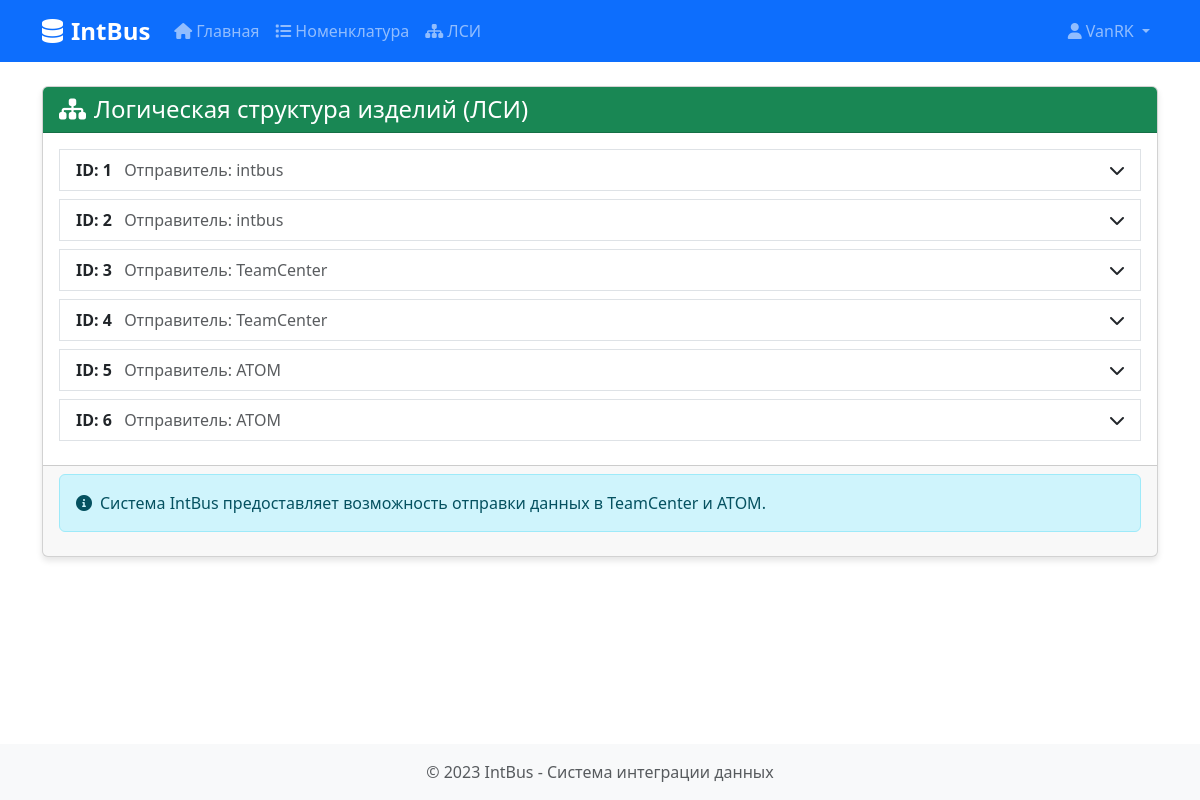
Page /lsi/ (signed in) on the earlier database version.
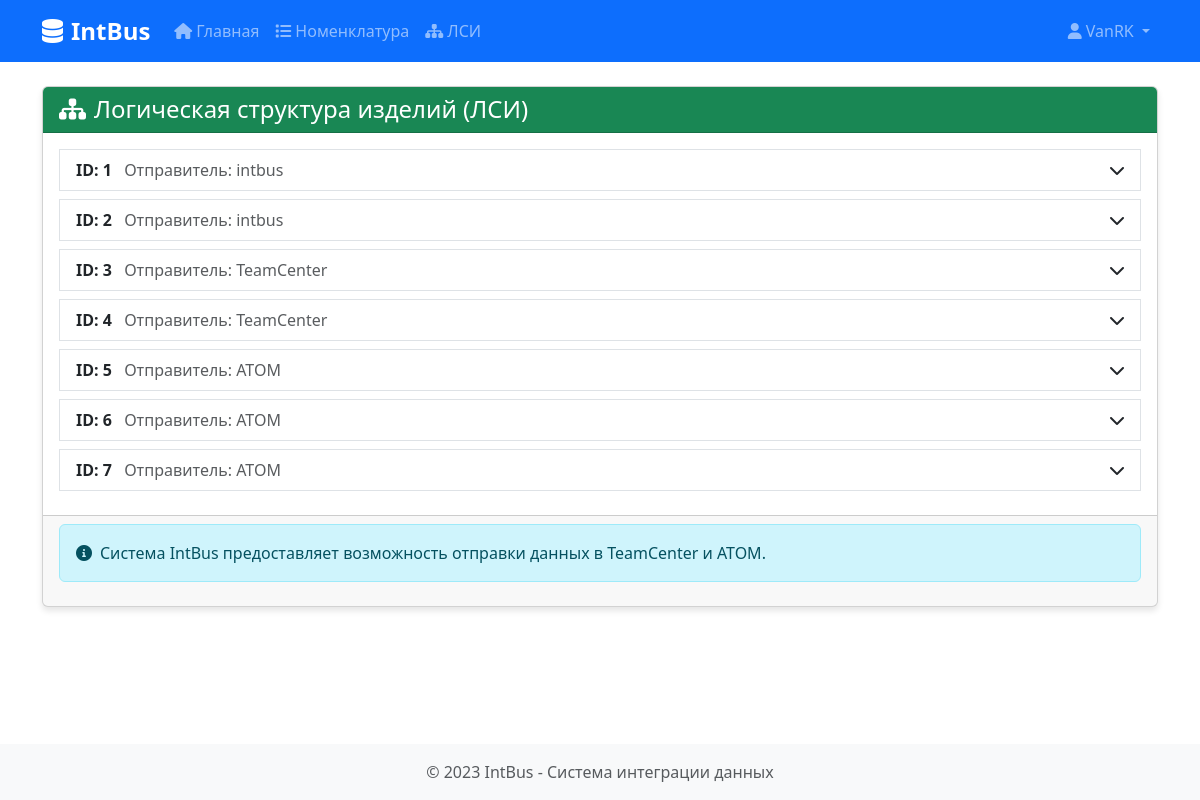
Same page on the later database version.
### nomenclature/models.py (models this page shows, shortened)
class BaseIntegrationModel(models.Model):
    apikey = models.CharField(max_length=255, default="default_apikey")
    sender = models.CharField(max_length=255, default="intbus")
    data = models.TextField(default="{}")
    name = models.CharField(max_length=255, null=True, blank=True, help_text="Имя объекта, также используется как NAME в TeamCenter")
    code = models.CharField(max_length=100, null=True, blank=True, help_text="Код объекта")
    sent_to_atom = models.BooleanField(default=False)
    sent_to_teamcenter = models.BooleanField(default=False)
    class Meta:
        abstract = True

class LSI(BaseIntegrationModel):
    """Модель для хранения логической структуры изделия"""

### nomenclature/views.py (the view)
# urls.py: path('lsi/', views.lsi_list, name='lsi_list'),
@login_required
def lsi_list(request):
    return render(request, 'nomenclature/lsi_list.html',
                 {'lsi_items': LSI.objects.all()})

### nomenclature/templates/nomenclature/lsi_list.html (shortened to what this page needs)
{% extends 'nomenclature/base.html' %}
{% block content %}
<div class="card">
    <div class="card-header bg-success text-white d-flex justify-content-between align-items-center">
        <h4 class="mb-0"><i class="fas fa-sitemap me-2"></i>Логическая структура изделий (ЛСИ)</h4>
    </div>
    <div class="card-body">
        <div class="list-group">
            {% for item in lsi_items %}
                <div class="list-item-container mb-2">
                    <div class="list-group-item list-group-item-action d-flex justify-content-between align-items-center"
                         data-bs-toggle="collapse"
                         href="#collapse{{ item.id }}"
                         role="button"
                         aria-expanded="false"
                         aria-controls="collapse{{ item.id }}">
                        <div>
                            <strong>ID: {{ item.id }}</strong>
                            <span class="ms-2 text-muted">Отправитель: {{ item.sender }}</span>
                        </div>
                        <div>
                            <i class="fas fa-chevron-down"></i>
                        </div>
                    </div>
                </div>
            {% empty %}
                <div class="alert alert-info">
                    <i class="fas fa-info-circle me-2"></i>Нет данных ЛСИ
                </div>
            {% endfor %}
        </div>
    </div>
    <div class="card-footer">
        <div class="alert alert-info">
            <i class="fas fa-info-circle me-2"></i>Система IntBus предоставляет возможность отправки данных в TeamCenter и ATOM.
        </div>
    </div>
</div>
{% endblock %}

Differences in the rows shown:
added LSI: id "7", sender "ATOM"
